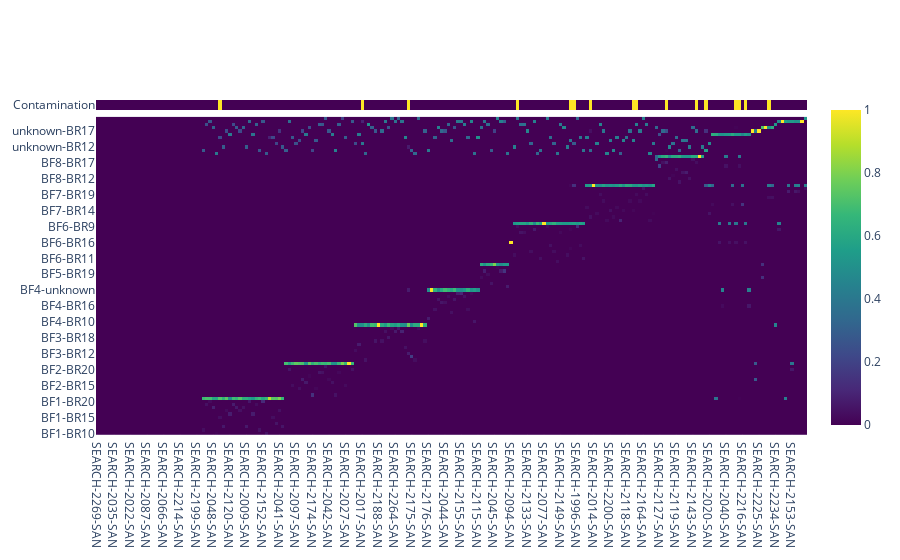

The code cell stored with this chart in its notebook:
### Code cell
fig.show()

### Figure 1 — Plotly figure (JSON) as saved in the notebook; plotly's stock layout.template omitted (floating-point values rounded to 4 significant figures; data arrays with more than 128 entries replaced by an {"elided": "..."} marker saying what was removed)
{"data": [{"coloraxis": "coloraxis", "type": "heatmap", "x": {"elided": "215 str values"}, "xaxis": "x2", "y": ["BF1-BR10", "BF1-BR11", "BF1-BR12", "BF1-BR13", "BF1-BR14", "BF1-BR15", "BF1-BR16", "BF1-BR17", "BF1-BR18", "BF1-BR19", "BF1-BR20", "BF1-unknown", "BF2-BR11", "BF2-BR13", "BF2-BR14", "BF2-BR15", "BF2-BR16", "BF2-BR17", "BF2-BR18", "BF2-BR19", "BF2-BR20", "BF2-BR9", "BF2-unknown", "BF3-BR10", "BF3-BR11", "BF3-BR12", "BF3-BR13", "BF3-BR15", "BF3-BR16", "BF3-BR17", "BF3-BR18", "BF3-BR19", "BF3-BR20", "BF3-BR9", "BF3-unknown", "BF4-BR10", "BF4-BR11", "BF4-BR12", "BF4-BR14", "BF4-BR15", "BF4-BR16", "BF4-BR17", "BF4-BR18", "BF4-BR19", "BF4-BR20", "BF4-unknown", "BF5-BR10", "BF5-BR11", "BF5-BR17", "BF5-BR18", "BF5-BR19", "BF5-BR20", "BF5-BR9", "BF5-unknown", "BF6-BR10", "BF6-BR11", "BF6-BR12", "BF6-BR13", "BF6-BR14", "BF6-BR15", "BF6-BR16", "BF6-BR17", "BF6-BR18", "BF6-BR19", "BF6-BR20", "BF6-BR9", "BF6-unknown", "BF7-BR10", "BF7-BR11", "BF7-BR13", "BF7-BR14", "BF7-BR15", "BF7-BR16", "BF7-BR17", "BF7-BR18", "BF7-BR19", "BF7-BR20", "BF7-BR9", "BF7-unknown", "BF8-BR11", "BF8-BR12", "BF8-BR13", "BF8-BR14", "BF8-BR15", "BF8-BR16", "BF8-BR17", "BF8-BR18", "BF8-unknown", "unknown-BR10", "unknown-BR11", "unknown-BR12", "unknown-BR13", "unknown-BR14", "unknown-BR15", "unknown-BR16", "unknown-BR17", "unknown-BR18", "unknown-BR19", "unknown-BR20", "unknown-BR9"], "yaxis": "y2", "z": {"elided": "100x215 float values"}}, {"coloraxis": "coloraxis", "type": "heatmap", "x": {"elided": "215 str values"}, "xaxis": "x", "y": ["Contamination"], "yaxis": "y", "z": {"elided": "1x215 int values"}}], "layout": {"autosize": true, "coloraxis": {"colorscale": [[0, "#440154"], [0.1111, "#482878"], [0.2222, "#3e4989"], [0.3333, "#31688e"], [0.4444, "#26828e"], [0.5556, "#1f9e89"], [0.6667, "#35b779"], [0.7778, "#6ece58"], [0.8889, "#b5de2b"], [1, "#fde725"]]}, "xaxis": {"anchor": "y", "autorange": true, "domain": [0, 1], "matches": "x2", "range": [-0.5, 214.5], "showticklabels": false, "type": "category"}, "xaxis2": {"anchor": "y2", "autorange": true, "domain": [0, 1], "range": [-0.5, 214.5], "type": "category"}, "yaxis": {"anchor": "x", "autorange": true, "domain": [0.97, 1], "range": [-0.5, 0.5], "type": "category"}, "yaxis2": {"anchor": "x2", "autorange": true, "domain": [0, 0.95], "range": [-0.5, 99.5], "type": "category"}}}
